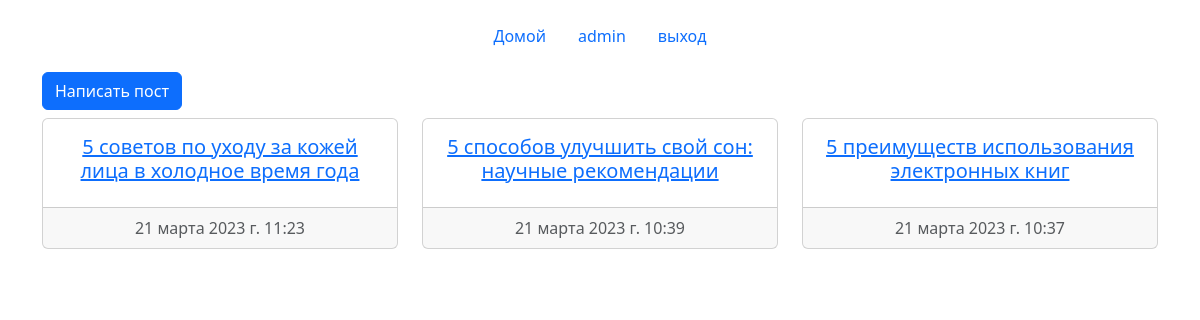
The app's page / (signed in) with its own data.
### main/models.py (models this page shows, shortened)
class Post(models.Model):
    title = models.CharField('Заголовок', max_length=100)
    slug = models.SlugField(max_length=100, unique=True, blank=True)
    text = models.TextField('Текст', max_length=10000)
    date = models.DateTimeField('Дата публикации', auto_now_add=True, blank=True)
    author = models.ForeignKey(User, on_delete=models.CASCADE, related_name='posts', blank=True,
                               null=True)
    anonimus = models.BooleanField('Аноним', blank=True, default=True)
    anonimus_name = models.CharField('Аноним', max_length=10, blank=True, default='Аноним')
    image = models.ImageField('Изображение', upload_to='post_image', null=True, blank=True)
    class Meta:
        verbose_name = 'Пост'
        verbose_name_plural = 'Посты'
        ordering = ['-date']
    def get_absolute_url(self):
        return reverse('post', kwargs={'slug': self.slug})

### main/views.py (the view)
# urls.py: path('', PostsListView.as_view(), name='posts_list'),
class PostsListView(ListView):
    model = Post
    template_name = 'posts/posts_list.html'

### templates/posts/posts_list.html (shortened to what this page needs)
{% extends 'base.html' %}
{% block content %}
<a class="btn btn-primary mb-2 " href="{% url 'create_post' %}" role="button">Написать пост</a>
<div class="row">
    {% for post in object_list %}
    <div class="col-4 mb-4">
        <div class="card text-center">
            <div class="card-body">
                <a href="{{post.get_absolute_url}}"><h5 class="card-title">{{post.title}}</h5></a>
            </div>
            <div class="card-footer text-muted">
                {{post.date}}
            </div>
        </div>
    </div>
    {% endfor %}
    {% endblock %}

### templates/base.html (shortened to what this page needs)
{% load static %}
<!doctype html>
<html lang="ru">
<head>
    <link href="https://cdn.jsdelivr.net/npm/bootstrap@5.3.0-alpha1/dist/css/bootstrap.min.css" rel="stylesheet"
>
</head>
<body>
<div class="container">
    {% block navbar %}
    <header class="d-flex  justify-content-center py-3">
        <ul class="nav nav-pills">
            <li class="nav-item"><a href='{% url "posts_list"  %}' class="nav-link">Домой</a></li>
            {% if user.is_authenticated %}
            <li class="nav-item"><a href="{% url 'profile' %}" class="nav-link">{{user.username}}</a></li>
            <li class="nav-item"><a href='{% url "logout"  %}' class="nav-link">выход</a></li>
            {% else %}
            <li class="nav-item"><a href='{% url "register"  %}' class="nav-link">Регистрация</a></li>
            <li class="nav-item"><a href='{% url "login"  %}' class="nav-link">Войти</a></li>
            {% endif %}
        </ul>
    </header>
    {% endblock %}
    {% block content %}
    {% endblock %}
</div>
</body>
</html>

### records on screen
Post: title "5 советов по уходу за кожей лица в холодное время года", date "21 марта 2023 г. 11:23"
Post: title "5 способов улучшить свой сон: научные рекомендации", date "21 марта 2023 г. 10:39"
Post: title "5 преимуществ использования электронных книг", date "21 марта 2023 г. 10:37"

### other values on screen
{{ user.username }} "admin"
